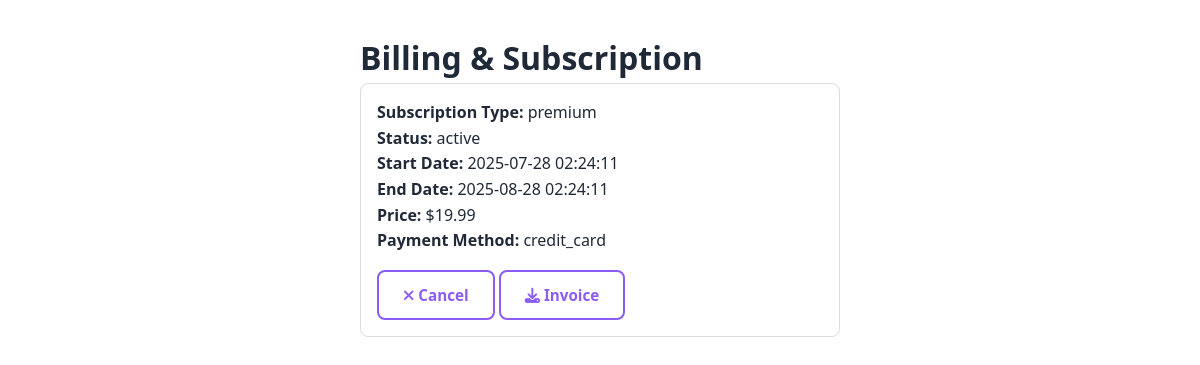
Screenshot of /billing.php (signed in) with the database file from the repository.
### tables this page shows
CREATE TABLE `user_subscriptions` (
  `id` int(11) NOT NULL,
  `user_id` int(11) DEFAULT NULL,
  `subscription_type` varchar(50) DEFAULT NULL,
  `status` varchar(20) DEFAULT NULL,
  `start_date` datetime DEFAULT NULL,
  `end_date` datetime DEFAULT NULL,
  `price` decimal(10,2) DEFAULT NULL,
  `payment_method` varchar(50) DEFAULT NULL,
  `created_at` datetime DEFAULT NULL
);

### billing.php (the view, shortened to what this page needs)
<?php
$user_id = $_SESSION['user_id'];
try {
    $pdo = getDbConnection();
    $stmt = $pdo->prepare("SELECT * FROM user_subscriptions WHERE user_id = ? ORDER BY start_date DESC LIMIT 1");
    $stmt->execute([$user_id]);
    $subscription = $stmt->fetch();
} catch (PDOException $e) {
    die("Database error: " . $e->getMessage());
}
?>
<!DOCTYPE html>
<html lang="en">
<head>
<link href="Web3.css" rel="stylesheet" />
<link rel="stylesheet" href="https://cdnjs.cloudflare.com/ajax/libs/font-awesome/6.4.0/css/all.min.css" />
</head>
<body>
<div class="container" style="max-width: 600px; margin: 2rem auto;">
    <h1>Billing & Subscription</h1>
    <?php if ($subscription): ?>
        <div class="subscription-details" style="border: 1px solid #ddd; padding: 1rem; border-radius: 8px;">
            <p><strong>Subscription Type:</strong> <?php echo htmlspecialchars($subscription['subscription_type']); ?></p>
            <p><strong>Status:</strong> <?php echo htmlspecialchars($subscription['status']); ?></p>
            <p><strong>Start Date:</strong> <?php echo htmlspecialchars($subscription['start_date']); ?></p>
            <p><strong>End Date:</strong> <?php echo htmlspecialchars($subscription['end_date'] ?? 'N/A'); ?></p>
            <p><strong>Price:</strong> $<?php echo number_format($subscription['price'], 2); ?></p>
            <p><strong>Payment Method:</strong> <?php echo htmlspecialchars($subscription['payment_method']); ?></p>
            <div class="action-buttons" style="margin-top: 1rem;">
                <?php if (strtolower($subscription['status']) === 'active'): ?>
                    <a href="cancel_subscription.php?id=<?php echo $subscription['id']; ?>" class="btn btn-outline">
                        <i class="fas fa-times"></i> Cancel
                    </a>
                <?php elseif (strtolower($subscription['status']) === 'expired'): ?>
                    <a href="pricing.php" class="btn btn-primary">
                        <i class="fas fa-redo"></i> Renew
                    </a>
                <?php endif; ?>
                <a href="invoice.php?id=<?php echo $subscription['id']; ?>" class="btn btn-outline">
                    <i class="fas fa-download"></i> Invoice
                </a>
            </div>
        </div>
    <?php else: ?>
        <p>You do not have any subscriptions yet. <a href="pricing.php">Subscribe now</a>.</p>
    <?php endif; ?>
</div>
</body>
</html>

### Web3.css (style rules this page uses)
* { margin: 0; padding: 0; box-sizing: border-box; }
:root { --primary-color: #8b5cf6; --secondary-color: #7c3aed; --accent-color: #a855f7; --text-dark: #1f2937; --text-light: #6b7280; --white: #ffffff; --light-bg: #faf8ff; --purple-light: #f3f4f6; --purple-dark: #6b46c1; --success-color: #10b981; --warning-color: #f59e0b; --error-color: #ef4444; --gradient: linear-gradient(135deg, #8b5cf6 0%, #7c3aed 100%); --gradient-light: linear-gradient(135deg, #f3f4f6 0%, #faf8ff 100%); --shadow-sm: 0 2px 4px rgba(139, 92, 246, 0.1); --shadow-md: 0 4px 20px rgba(139, 92, 246, 0.08); --shadow-lg: 0 8px 30px rgba(139, 92, 246, 0.15); --border-radius: 8px; --transition: all 0.3s ease; }
body { font-family: 'Segoe UI', Tahoma, Geneva, Verdana, sans-serif; line-height: 1.6; color: var(--text-dark); overflow-x: hidden; }
.btn { padding: 0.7rem 1.5rem; text-decoration: none; border: none; border-radius: var(--border-radius); font-weight: 600; cursor: pointer; transition: var(--transition); display: inline-block; text-align: center; font-size: 0.95rem; }
.btn-outline { color: var(--primary-color); border: 2px solid var(--primary-color); background: transparent; }
.container { max-width: 1200px; margin: 0 auto; padding: 0 5%; }

### rows the page displays
user_subscriptions: subscription_type "premium", status "active", start_date "2025-07-28 02:24:11", end_date "2025-08-28 02:24:11", price "19.99", payment_method "credit_card"
